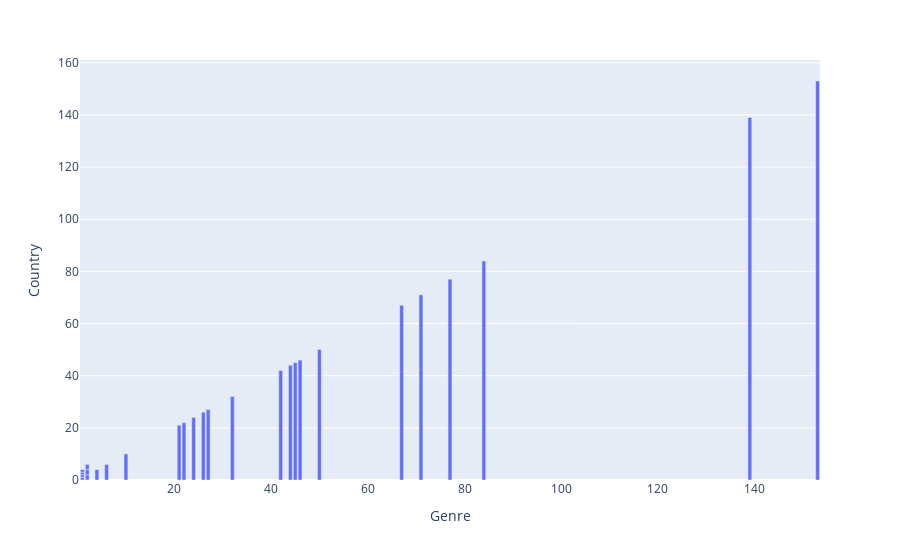

Notebook source saved alongside this figure:
### Code cell
px.bar(data_frame= df_2, x='Genre', y= 'Country')

### Figure 1 — Plotly figure (JSON) as saved in the notebook; plotly's stock layout.template omitted (floating-point values rounded to 4 significant figures)
{"data": [{"alignmentgroup": "True", "hovertemplate": "Genre=%{x}<br>Country=%{y}<extra></extra>", "legendgroup": "", "marker": {"color": "#636efa", "pattern": {"shape": ""}}, "name": "", "offsetgroup": "", "orientation": "v", "showlegend": false, "textposition": "auto", "type": "bar", "x": [153, 139, 84, 77, 71, 67, 50, 46, 45, 44, 42, 32, 27, 26, 24, 22, 21, 10, 6, 4, 2, 2, 2, 1, 1, 1, 1], "xaxis": "x", "y": [153, 139, 84, 77, 71, 67, 50, 46, 45, 44, 42, 32, 27, 26, 24, 22, 21, 10, 6, 4, 2, 2, 2, 1, 1, 1, 1], "yaxis": "y"}], "layout": {"barmode": "relative", "legend": {"tracegroupgap": 0}, "margin": {"t": 60}, "xaxis": {"anchor": "y", "domain": [0, 1], "title": {"text": "Genre"}}, "yaxis": {"anchor": "x", "domain": [0, 1], "title": {"text": "Country"}}}}
